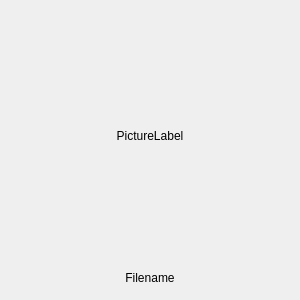
<?xml version="1.0" encoding="UTF-8"?>
<ui version="4.0">
 <class>GirdWidget</class>
 <widget class="QWidget" name="GirdWidget">
  <property name="geometry">
   <rect>
    <x>0</x>
    <y>0</y>
    <width>300</width>
    <height>300</height>
   </rect>
  </property>
  <property name="windowTitle">
   <string>Form</string>
  </property>
  <layout class="QVBoxLayout" name="verticalLayout">
   <item>
    <widget class="ImageLabel" name="lb_preview">
     <property name="sizePolicy">
      <sizepolicy hsizetype="Expanding" vsizetype="Expanding">
       <horstretch>0</horstretch>
       <verstretch>0</verstretch>
      </sizepolicy>
     </property>
     <property name="minimumSize">
      <size>
       <width>250</width>
       <height>250</height>
      </size>
     </property>
     <property name="text">
      <string>PictureLabel</string>
     </property>
     <property name="alignment">
      <set>Qt::AlignCenter</set>
     </property>
    </widget>
   </item>
   <item>
    <widget class="QLabel" name="lb_filename">
     <property name="sizePolicy">
      <sizepolicy hsizetype="MinimumExpanding" vsizetype="MinimumExpanding">
       <horstretch>0</horstretch>
       <verstretch>0</verstretch>
      </sizepolicy>
     </property>
     <property name="text">
      <string>Filename</string>
     </property>
     <property name="alignment">
      <set>Qt::AlignCenter</set>
     </property>
     <property name="wordWrap">
      <bool>true</bool>
     </property>
    </widget>
   </item>
  </layout>
 </widget>
 <customwidgets>
  <customwidget>
   <class>ImageLabel</class>
   <extends>QLabel</extends>
   <header>ImageLabel.h</header>
  </customwidget>
 </customwidgets>
 <resources/>
 <connections/>
</ui>
